Frame 1 (no input): blank canvas, image omitted
Frame 60 (no input): blank canvas, image omitted
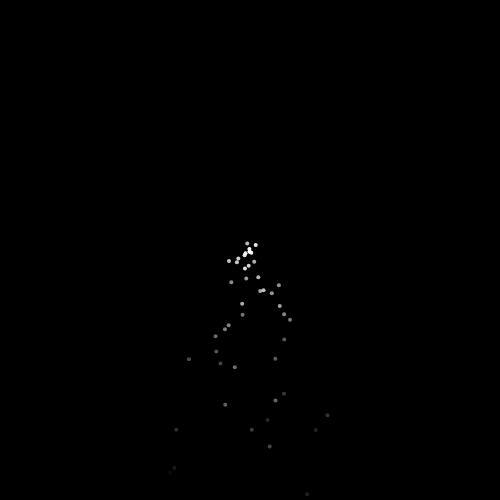
Frame 120 (the mouse pressed at the canvas centre since frame 60)

The p5.js sketch whose frames 1 and 60 were blank and that drew this single picture after the mouse press (run headless with seeded random() and noise() and a simulated clock; from frame 60 on, the mouse is pressed at the canvas centre):

// p5.js sketch
// ── sketch.js
let emitters =[];

function mousePressed(){
    emitters.push(new Emitter(mouseX,mouseY))
}

function setup() {
    createCanvas(500, 500);
    background(255);
    rectMode(CENTER);
  

}

function draw() {
    background(0);
    
    emitters.forEach(emitter=>{
        emitter.createParticles();
        emitter.update();
        emitter.render();
    });

}
// ── Emitter.js
class Emitter{
    constructor(x,y){
        this.position=createVector(x,y);
        this.particles=[]
    }

    createParticles(){
        for(let i = 0; i <1; i++){
            this.particles.push(new Particle(this.position.x,this.position.y))
        }
    }

    update(){
    this.particles.forEach(particle=>{
        let gravity = createVector(0,0.2);
        particle.applyForce(gravity);  
        particle.update();
    });

    for(let i = this.particles.length-1; i>=0; i--){
        if(this.particles[i].isFinished()){
            this.particles.splice(i,1);
        }
    }
}

    render(){
        this.particles.forEach(particle=>{
           particle.render()
        });
    }
}
// ── Particle.js
class Particle {
    constructor(x, y) {
        this.pos = createVector(x, y);
        this.velocity = p5.Vector.random2D();
        this.velocity.mult(random(0.5,2))
        this.acc = createVector(0,0);
        this.r = 2;
        this.lifetime = 255;
    }

    isFinished(){
        return(this.lifetime<0)
    }

    applyForce(force){
        this.acc.add(force);
    }


    update() {
        this.velocity.add(this.acc);
        this.pos.add(this.velocity);
        this.acc.set(0,0);
        this.lifetime -= 5;
    }

    render() {
        noStroke();
        fill(255, this.lifetime)
     
        ellipse(this.pos.x, this.pos.y, this.r * 2)
    }

    edges() {
        if (this.pos.y >= height - this.r) {
            this.pos.y = height - this.r;
            this.velocity.y *= -1
        } else if (this.pos.y <= 0 + this.r) {
            this.pos.y = 0 + this.r;
            this.velocity.y *= -1
        }
    }
}
